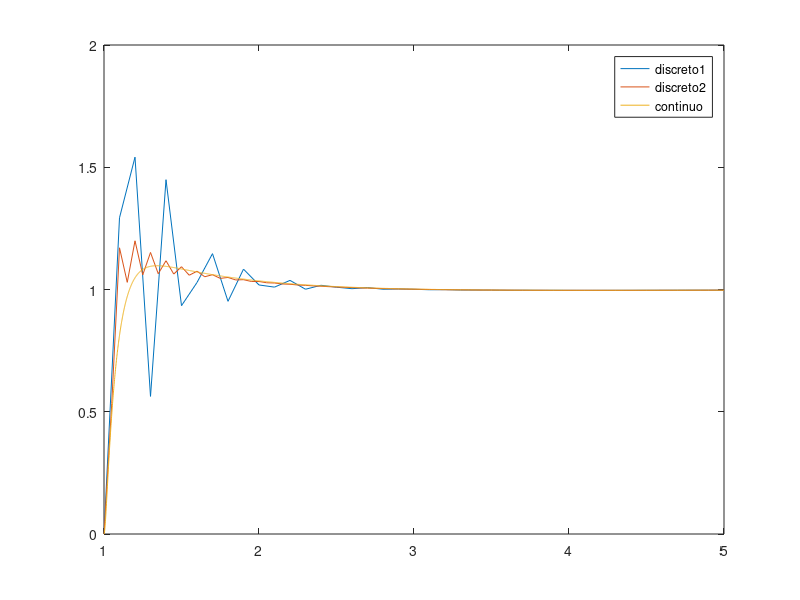

MATLAB code for this plot:
clear all; close all; clc;

time = 1:0.001:5;
entrada(1:length(time)) = 1;
timez1 = 1:0.1:5;
entradaz1(1:length(timez1)) = 1;
timez2 = 1:0.05:5;
entradaz2(1:length(timez2)) = 1;


s = tf('s');
pole0 = -0.03;
pole1 = -130;
gain = 120;

sis = gain/((1-s/pole0)*(1-s/pole1))/s;

%sisotool(sis)

cont = 3.0438*(1+1.3*s)*(1+0.97*s)/s;

sisC = feedback(sis*cont,1);

stcontinuo = lsim(sisC,entrada,time);


t1 = 0.1;
sisz1 = c2d(sis, t1, 'zoh');
contz1 = c2d(cont, t1, 'tustin');
sisCz1 = feedback(sisz1*contz1,1);
stz1=lsim(sisCz1,entradaz1,timez1);


t2 = 0.05;
sisz2 = c2d(sis, t2, 'zoh');
contz2 = c2d(cont, t2, 'tustin');
sisCz2 = feedback(sisz2*contz2,1);
stz2=lsim(sisCz2,entradaz2,timez2);


figure, plot(timez1,stz1,timez2,stz2,time,stcontinuo), legend('discreto1','discreto2','continuo');